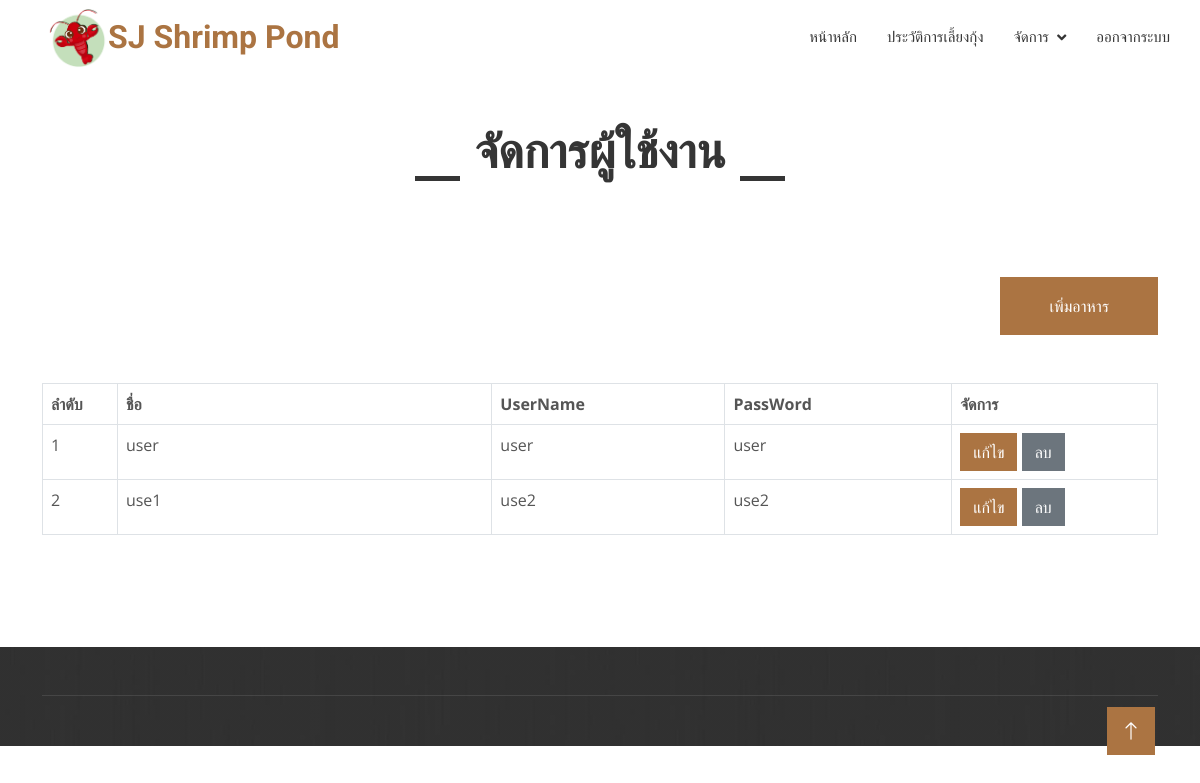
The page /user.php (signed in) on the database its author committed.
### tables this page shows
CREATE TABLE `shr_admin` (
  `AD_ID` int(11) NOT NULL,
  `AD_USERNAME` varchar(50) NOT NULL,
  `AD_PASSWORD` varchar(50) NOT NULL,
  `AD_NAME` varchar(50) NOT NULL,
  `AD_STAMP` timestamp NOT NULL DEFAULT current_timestamp() ON UPDATE current_timestamp()
);

### config/connectdb.php (called while the page is built, shortened)
<?php
class Database
{
    private static $link = null;
    private static function getLink()
    {
        self::$link = new PDO("mysql:host=" . DB_HOST . ";dbname=" . DB_NAME . ";charset=utf8", DB_USERNAME, DB_PASSWORD);
        self::$link->setAttribute(PDO::ATTR_ERRMODE, PDO::ERRMODE_EXCEPTION);
        return self::$link;
    }
    public static function __callStatic($name, $args)
    {
        $callback = array(self::getLink(), $name);
        return call_user_func_array($callback, $args);
    }
}
?>

### user.php (the view, shortened to what this page needs)
<!DOCTYPE html>
<html lang="en">
<head>
    <?php include ("inc/head.php") ?>
</head>
<body>
    <?php include ("inc/header.php") ?>
    <div class="container-xxl py-5">
        <div class="container">
            <div class="section-title text-center">
                <h1 class="display-5 mb-0">จัดการผู้ใช้งาน</h1>
            </div>
        </div>
    </div>
    <div class="container-xxl py-5">
        <div class="container">
            <div class="row g-4">
                <div class="col-12">
                    <div class="row">
                        <div class="col"></div>
                        <div class="col d-flex justify-content-end">
                            <a href="javascript:;" data-bs-toggle="modal" data-bs-target="#modalAdd"
                                class="btn btn-primary py-3 px-5 mb-4">เพิ่มอาหาร</a>
                        </div>
                    </div>
                </div>
                <div class="col-sm-12">
                    <table id="mainMList" class=" table table-bordered" style="width: 100%; ">
                        <thead>
                            <tr>
                                <th style="width: 1%;">ลำดับ</th>
                                <th style="width: 10%;">ชื่อ</th>
                                <th style="width: 5%;">UserName</th>
                                <th style="width: 5%;">PassWord</th>
                                <th style="width: 5%;">จัดการ</th>
                            </tr>
                        </thead>
                        <tbody>
                            <?php foreach (Database::query("SELECT * FROM `shr_admin` WHERE AD_NAME != 'admin'", PDO::FETCH_OBJ) as $key => $item): ?>
                                <tr>
                                    <td>
                                        <?php echo $key + 1; ?>
                                    </td>
                                    <td>
                                        <?php echo $item->AD_NAME; ?>
                                    </td>
                                    <td>
                                        <?php echo $item->AD_USERNAME ?>
                                    </td>
                                    <td>
                                        <?php echo $item->AD_PASSWORD ?>
                                    </td>
                                    <td>
                                        <button type="button" class="btn btn-primary" data-bs-toggle="modal"
                                            data-bs-target="#modalEdit-<?php echo $item->AD_ID; ?>"> แก้ไข </button>
                                        <button type="button" class="btn btn-secondary"
                                            onclick="deleteBtn('<?php echo $item->AD_ID; ?>')"> ลบ </button>
                                    </td>
                                </tr>
                            <?php endforeach; ?>
                        </tbody>
                    </table>
                </div>
            </div>
        </div>
    </div>
    <?php include ("inc/footer.php") ?>
</body>
</html>

### css/style.css (style rules this page uses)
:root { --primary: #AB7442; --light: #F5F5F5; --dark: #353535; }
.btn { font-weight: 500; transition: .5s; }
.btn.btn-primary, .btn.btn-secondary { color: #FFFFFF; }
.section-title h1 { position: relative; display: inline-block; padding: 0 60px; }
.section-title h1::before, .section-title h1::after { position: absolute; content: ""; width: 45px; height: 5px; bottom: 0; background: var(--dark); }
.section-title h1::before { left: 0; }
.section-title h1::after { right: 0; }

### rows shown on the page
shr_admin: AD_NAME "user", AD_USERNAME "user", AD_PASSWORD "user"
shr_admin: AD_NAME "use1", AD_USERNAME "use2", AD_PASSWORD "use2"
